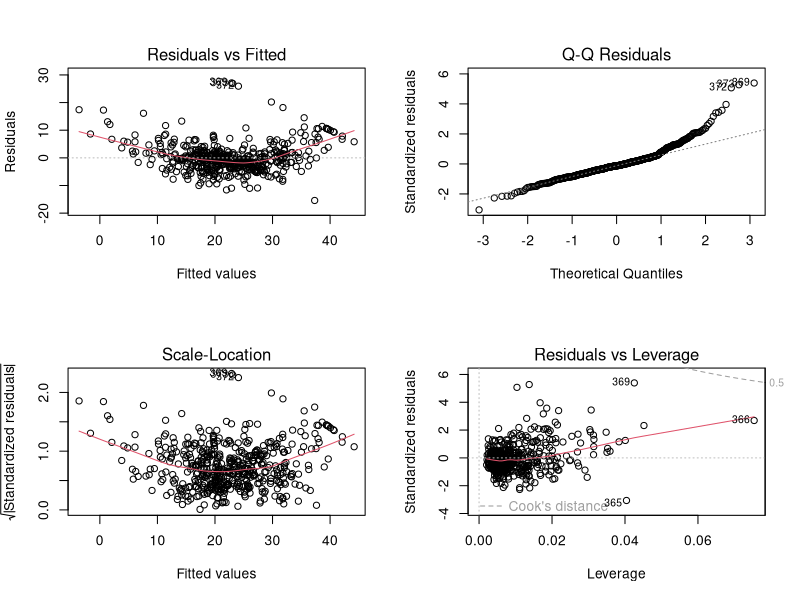
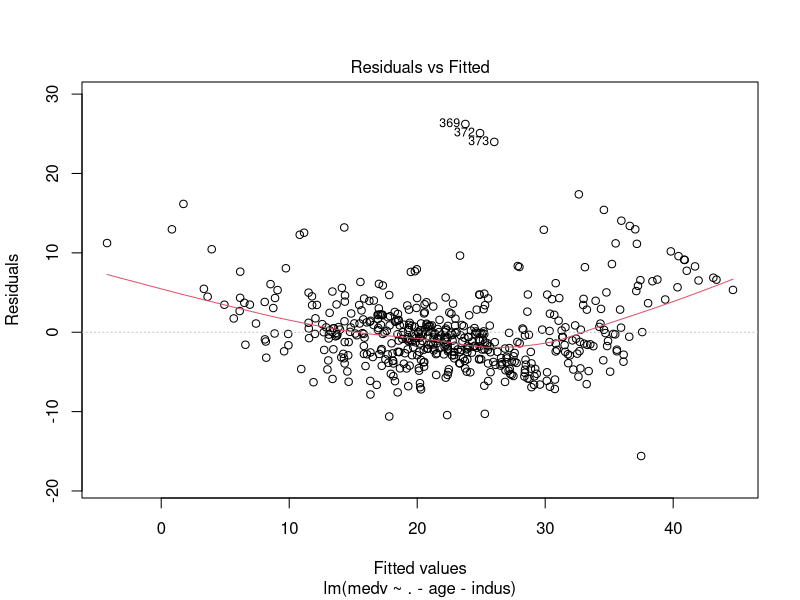
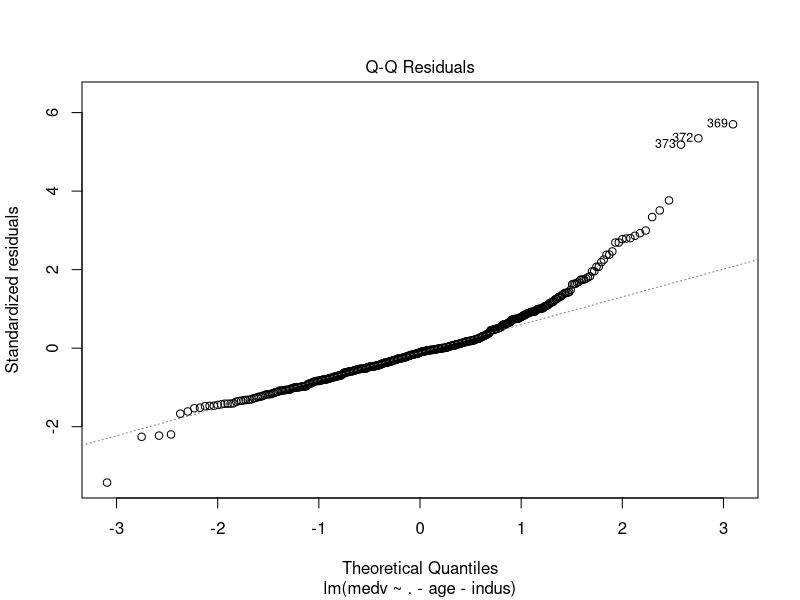
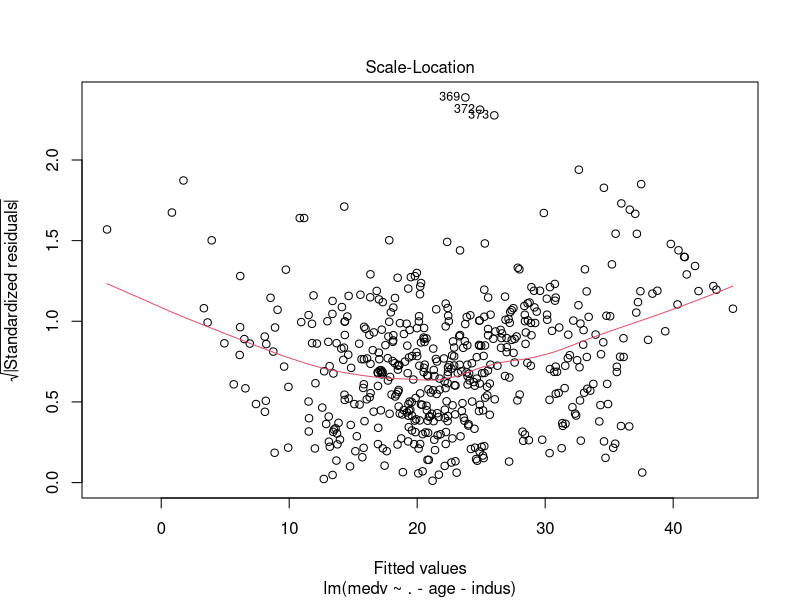
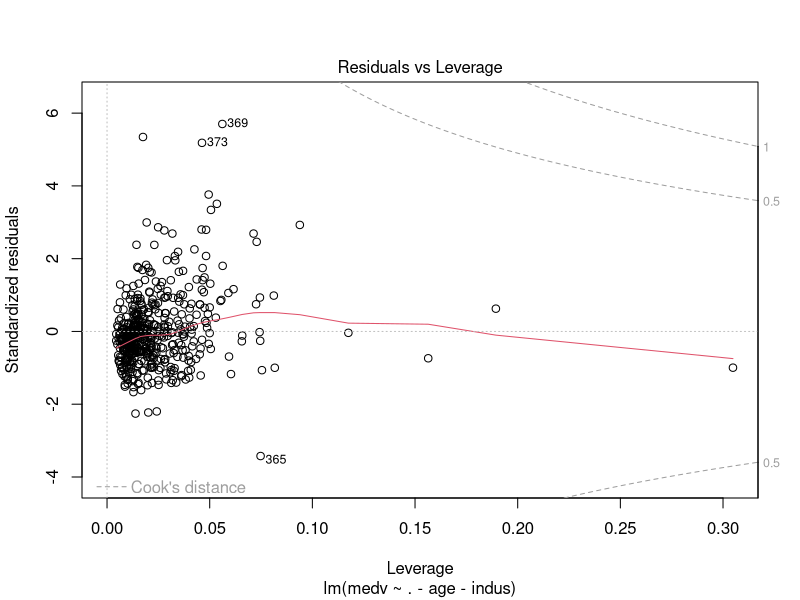
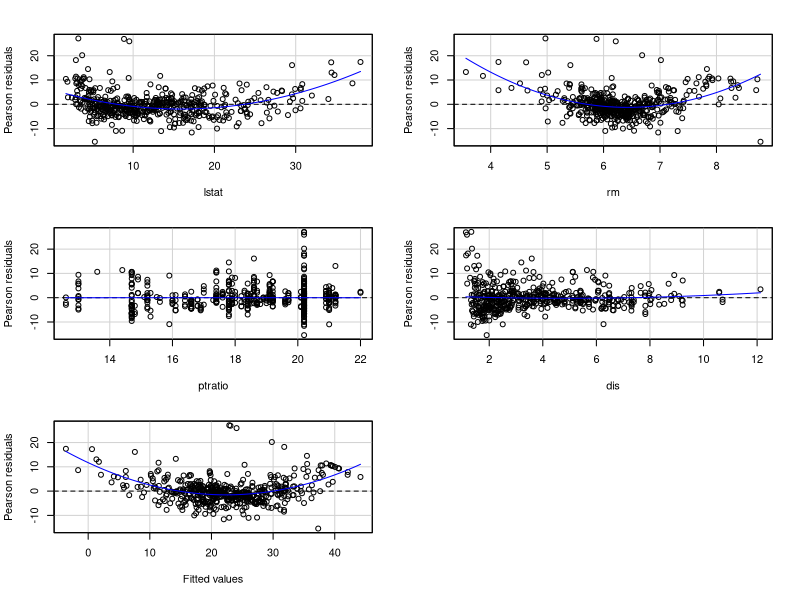
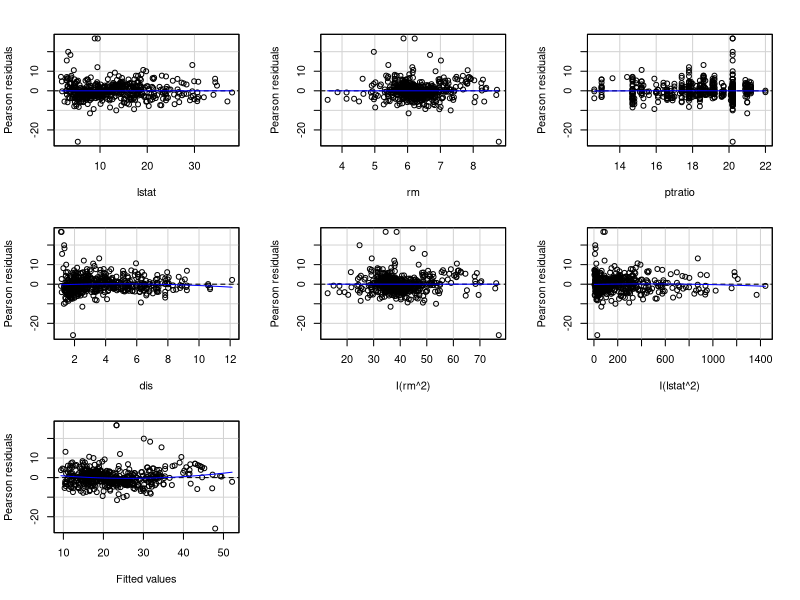
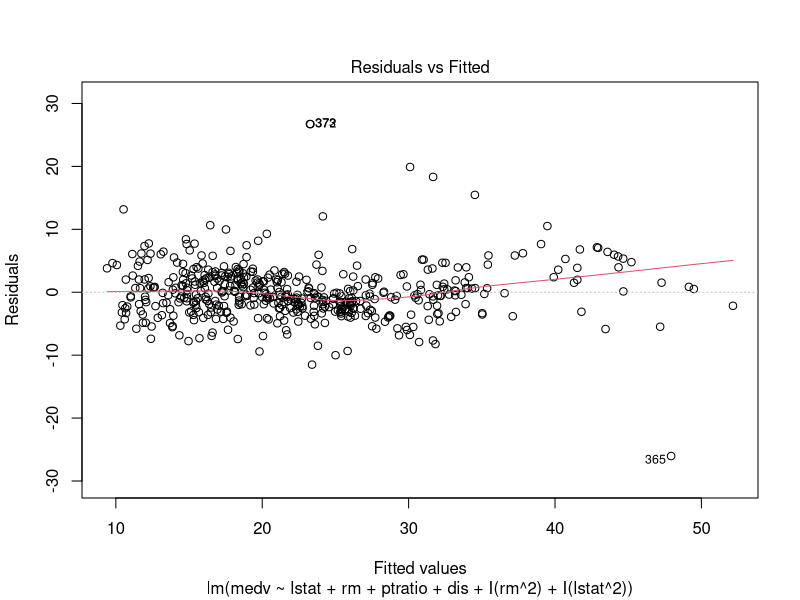

Source code (R) for these figures, in order:
## ---- chunk 1
knitr::opts_chunk$set(echo = TRUE)
## ---- chunk 2
library(MASS)
names(Boston)
cor(Boston)
stepAIC(lm(medv ~ 1, data = Boston), scope = (~crim+zn + indus + chas + nox + rm + age +dis + rad + tax + ptratio + black +lstat), direction = "forward", test = "F")
### OR
null <- lm(medv ~ 1, data = Boston)
full <- lm(medv ~ ., data = Boston)
stepAIC(null, scope = list(lower = null, upper = full), direction = "forward", test = "F")
## ---- chunk 3
mod <- lm(medv ~ lstat + rm + ptratio + dis, data = Boston)
summary(mod)
# 
X <- model.matrix(mod)
XTXI <- solve(t(X)%*%X)
XTXI
# But best to get XTXI using cov.unscaled
XTXI <- summary(mod)$cov.unscaled
XTXI
betahat <- XTXI%*%t(X)%*%Boston$medv
betahat
MSE <- summary(mod)$sigma^2
vcmat <- MSE*XTXI
vcmat
se <- diag(vcmat)^.5
ts <- betahat/se
pvalues <- pt(abs(ts), 501, lower = FALSE)*2
pvalues
CI <- betahat[2] + c(-1, 1)*qt(.975, 501)*se[2]
CI
confint(mod)
## ---- chunk 4
par(mfrow = c(2, 2))
plot(mod)
par(mfrow = c(1,1))
## ---- chunk 5
mod2 <- lm(medv ~ . - age - indus, data = Boston)
summary(mod2)
plot(mod2)
## ---- chunk 6
library(car)
residualPlots(mod)
modM <- lm(medv ~ lstat + rm + ptratio + dis + I(rm^2) + I(lstat^2), data = Boston)
residualPlots(modM)
plot(modM)
summary(modM)
## ---- chunk 7
residualPlots(mod2)
mod3 <- update(mod2, .~. + I(lstat^2) + I(rm^2))
mod3
summary(mod3)
residualPlots(mod3)
